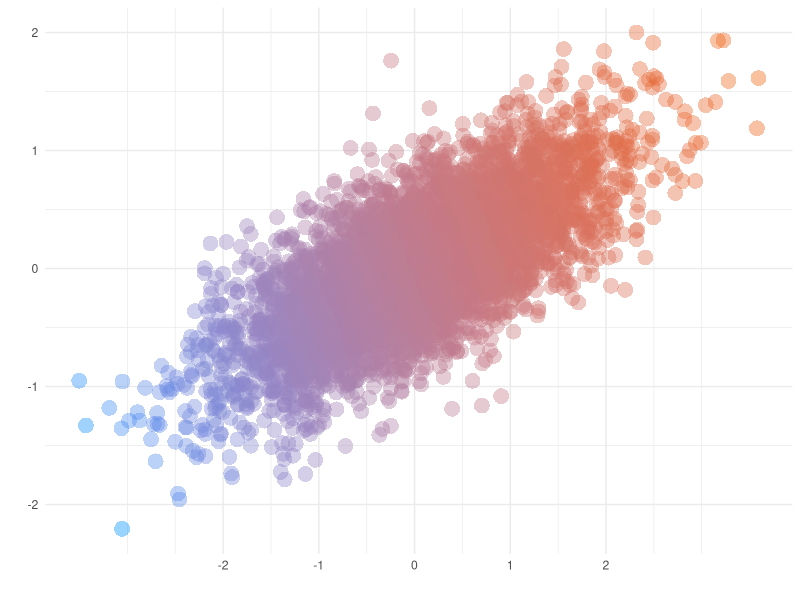
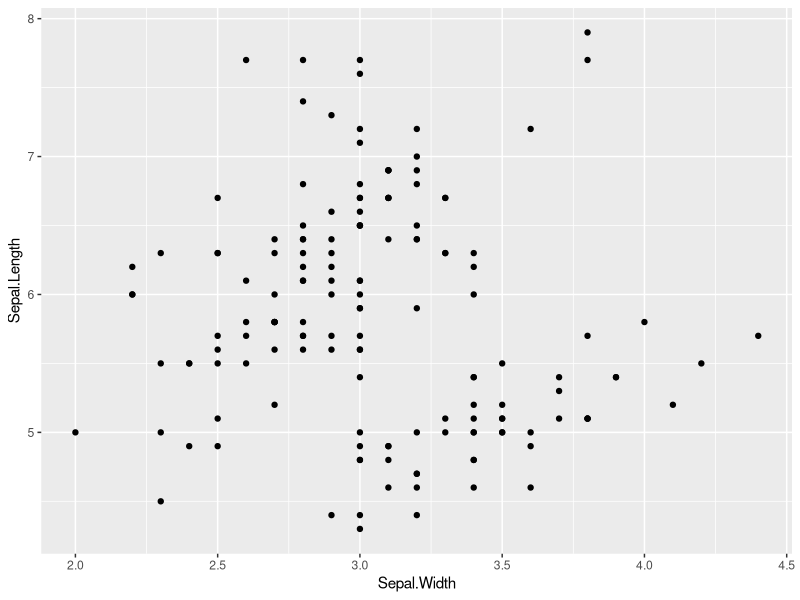
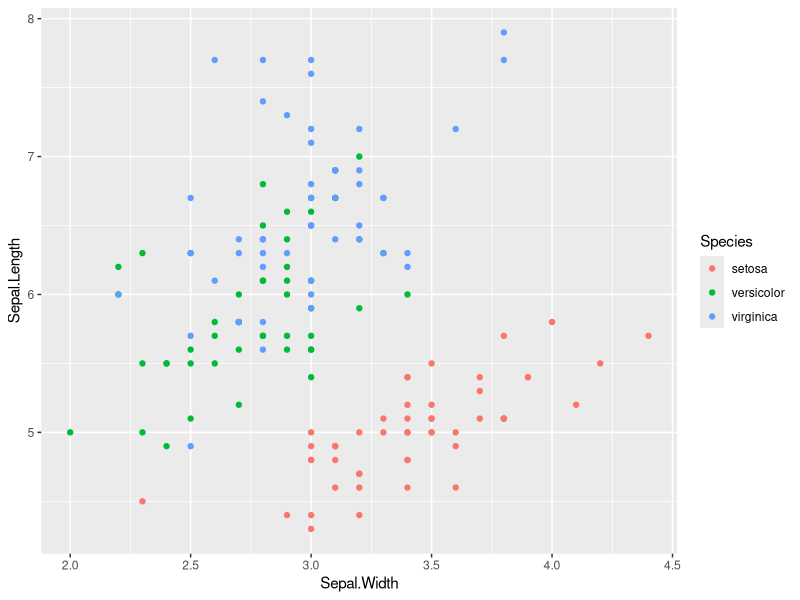
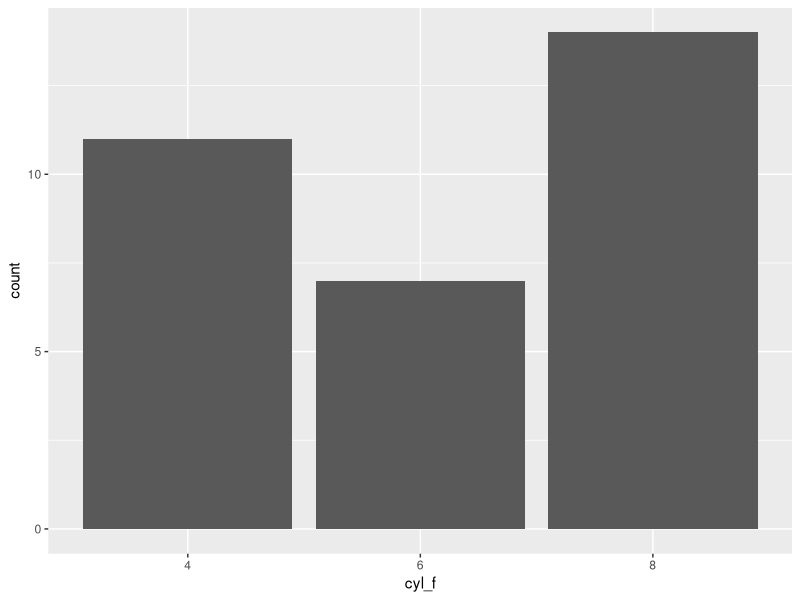
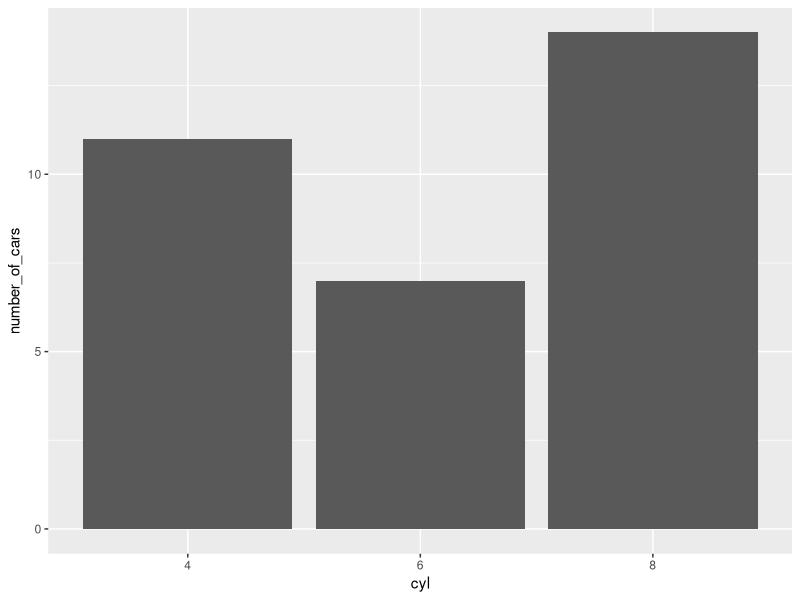
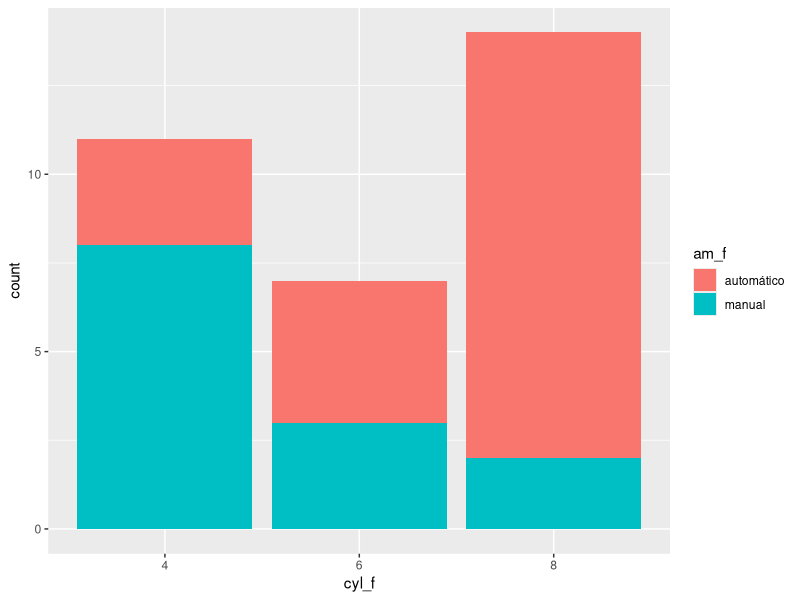
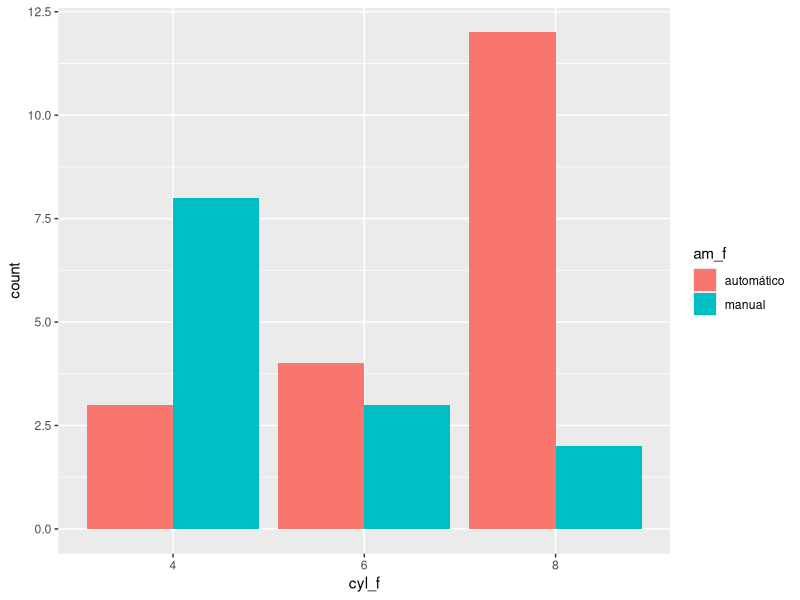
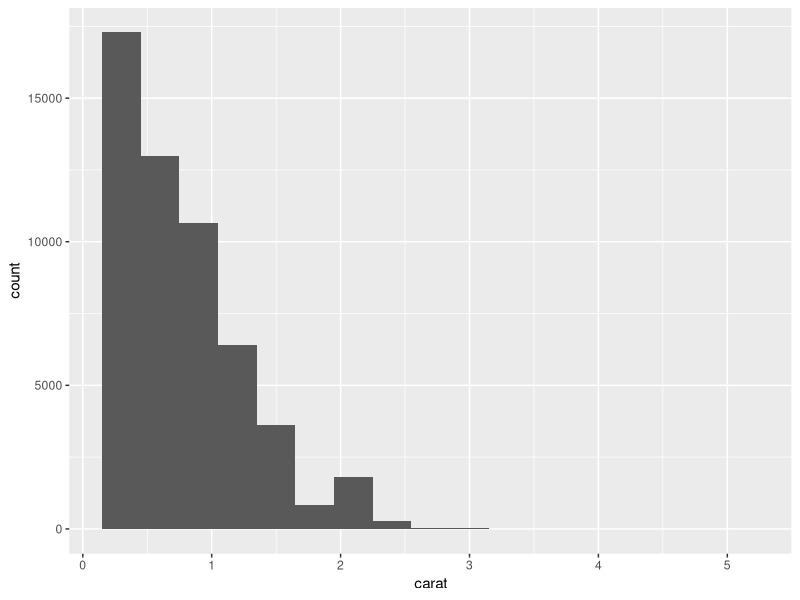

These figures' R source, in order:
## ---- chunk 1
knitr::opts_chunk$set(echo = TRUE, fig.width = 6, fig.height = 4, fig.align = "center")
library(ggplot2)
## ---- chunk 2
# Iconos de Font Awesome incrustados en el HTML
rmarkdown::html_dependency_font_awesome()
## ---- chunk 3
# Simular datos
set.seed(170513)
n <- 5000
d <- data.frame(a = rnorm(n))
d$b <- .4 * (d$a + rnorm(n))

# Calcular el primer componente principal
d$pc <- predict(prcomp(~a+b, d))[,1]

# Gráfico
ggplot(d, aes(a, b, color = pc)) +
  geom_point(shape = 16, size = 5, show.legend = FALSE, alpha = 0.4) +
  theme_minimal() +
  scale_color_gradient(low = "#0091FF", high = "#F0650E") + labs(x = "", y = "") +
  scale_x_continuous(breaks = round(seq(-2,2, by = 1),0))
## ---- chunk 4
head(iris)
class(iris)
## ---- chunk 5
ggplot(data = iris, mapping = aes(x = Sepal.Width, y = Sepal.Length)) +
  geom_point()
## ---- chunk 6
table(iris$Species)
## ---- chunk 7
class(iris$Species)
## ---- chunk 8
ggplot(data = iris, mapping = aes(x = Sepal.Width, y = Sepal.Length, colour = Species)) +
  geom_point()
## ---- chunk 9

## ---- chunk 10
head(mtcars)
class(mtcars)
## ---- chunk 11
# Primero comprobamos el tipo de cyl
class(mtcars$cyl)
## ---- chunk 12
# Creamos una nueva variable en el data frame, cyl_f, que es cyl convertida en factor
mtcars$cyl_f <- as.factor(mtcars$cyl)
## ---- chunk 13
ggplot(data = mtcars, mapping = aes(x = cyl_f)) +
  geom_bar()
## ---- chunk 14
# Creamos el data frame
counts_by_cyl_data_frame <- as.data.frame(table(mtcars$cyl))
names(counts_by_cyl_data_frame) <- c("cyl", "number_of_cars")

# Vemos el data frame
counts_by_cyl_data_frame

# Nuevo gráfico con geom_col
ggplot(data = counts_by_cyl_data_frame, mapping = aes(x = cyl, y = number_of_cars)) +
  geom_col()
## ---- chunk 15
# Primero comprobamos el tipo de la variable
class(mtcars$am)

# Convertimos am en factor y cambiamos la notación 0/1 por otra más informativa: automático/manual
mtcars$am_f <- factor(mtcars$am, levels = c(0, 1), labels = c("automático", "manual"))

# Gráfico
ggplot(data = mtcars, mapping = aes(x = cyl_f, fill = am_f)) +
  geom_bar()
## ---- chunk 16
ggplot(data = mtcars, mapping = aes(x = cyl_f, fill = am_f)) +
  geom_bar(position = "dodge")
## ---- chunk 17

## ---- chunk 18

## ---- chunk 19
head(diamonds)
class(diamonds)
## ---- chunk 20
ggplot(data = diamonds, mapping = aes(x = carat)) +
  geom_histogram(binwidth = 0.3)
## ---- chunk 21
ggplot(data = diamonds, mapping = aes(x = carat, fill = cut)) +
  geom_histogram(binwidth = 0.3)
## ---- chunk 22
ggplot(data = diamonds, mapping = aes(x = carat, fill = cut)) +
  geom_histogram(position = "dodge", binwidth = 0.3)
## ---- chunk 23
ggplot(data = diamonds, mapping = aes(x = carat, fill = cut)) +
  geom_histogram(position = "dodge", binwidth = 0.3) +
  facet_grid(cut ~ .)
## ---- chunk 24

## ---- chunk 25
ggplot(data = diamonds, mapping = aes(y = carat)) +
  geom_boxplot()
## ---- chunk 26
ggplot(data = diamonds, mapping = aes(y = carat, x = color)) +
  geom_boxplot()
## ---- chunk 27

## ---- chunk 28
ggplot(data = diamonds, mapping = aes(x = carat, fill = cut)) +
  geom_histogram(position = "dodge", binwidth = 0.3) +
  facet_grid(cut ~ .) +
  scale_fill_manual(values = c("sienna1", "orange", "lightseagreen", "orangered", "red4"))
## ---- chunk 29
# Guardamos la parte común del gráfico en una variable y después podemos añadir más componentes con el signo "+"
p <- ggplot(data = diamonds, mapping = aes(x = carat, fill = cut)) +
  geom_histogram(position = "dodge", binwidth = 0.3) +
  facet_grid(cut ~ .)

# Opción A:
p + scale_fill_manual(values = c("sienna1", "orange", "lightseagreen", "orangered", "red4"), name = "Calidad") +
  scale_x_continuous(name = "Peso del diamante (quilates)") +
  ggtitle("Variación del peso de los diamantes")

# Opción B:
# p + scale_fill_manual(values = c("sienna1", "orange", "lightseagreen", "orangered", "red4")) +
#   labs(title = "Variación del peso de los diamantes", x = "Peso del diamante (quilates)", fill = "Calidad")
## ---- chunk 30
ggplot(data = diamonds, mapping = aes(x = carat, fill = cut)) +
  geom_histogram(position = "dodge", binwidth = 0.3) +
  facet_grid(cut ~ .) +
  scale_fill_manual(values = c("sienna1", "orange", "lightseagreen", "orangered", "red4"), name = "Calidad") +
  scale_x_continuous(name = "Peso del diamante (quilates)") +
  ggtitle("Variación del peso de los diamantes") +
  theme_bw()
## ---- chunk 31

## ---- chunk 32

## ---- chunk 33

## ---- chunk 34

## ---- chunk 35

## ---- chunk 36

## ---- chunk 37
